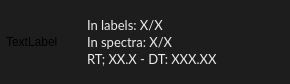
<?xml version="1.0" encoding="UTF-8"?>
<ui version="4.0">
 <class>ConsensusPeakTile</class>
 <widget class="QWidget" name="ConsensusPeakTile">
  <property name="geometry">
   <rect>
    <x>0</x>
    <y>0</y>
    <width>290</width>
    <height>84</height>
   </rect>
  </property>
  <property name="minimumSize">
   <size>
    <width>290</width>
    <height>72</height>
   </size>
  </property>
  <property name="maximumSize">
   <size>
    <width>290</width>
    <height>84</height>
   </size>
  </property>
  <property name="cursor">
   <cursorShape>PointingHandCursor</cursorShape>
  </property>
  <property name="windowTitle">
   <string>Form</string>
  </property>
  <property name="styleSheet">
   <string notr="true">#ConsensusPeakTile  {
	background-color: #1d1d1d;
	border: 1px solid #1d1d1d;
	border-radius: 5px;
}

#ConsensusPeakTile:hover {
	background-color: #555555;
	border: 1px solid #323232;
	border-radius: 5px;
}
</string>
  </property>
  <layout class="QHBoxLayout" name="horizontalLayout">
   <property name="spacing">
    <number>15</number>
   </property>
   <property name="leftMargin">
    <number>6</number>
   </property>
   <property name="topMargin">
    <number>6</number>
   </property>
   <property name="rightMargin">
    <number>6</number>
   </property>
   <property name="bottomMargin">
    <number>6</number>
   </property>
   <item>
    <widget class="QLabel" name="peak_window">
     <property name="minimumSize">
      <size>
       <width>60</width>
       <height>60</height>
      </size>
     </property>
     <property name="maximumSize">
      <size>
       <width>60</width>
       <height>60</height>
      </size>
     </property>
     <property name="text">
      <string>TextLabel</string>
     </property>
    </widget>
   </item>
   <item>
    <widget class="QWidget" name="text_container" native="true">
     <property name="minimumSize">
      <size>
       <width>0</width>
       <height>60</height>
      </size>
     </property>
     <property name="maximumSize">
      <size>
       <width>16777215</width>
       <height>60</height>
      </size>
     </property>
     <layout class="QVBoxLayout" name="verticalLayout_2">
      <property name="spacing">
       <number>3</number>
      </property>
      <property name="leftMargin">
       <number>6</number>
      </property>
      <property name="topMargin">
       <number>6</number>
      </property>
      <property name="rightMargin">
       <number>0</number>
      </property>
      <property name="bottomMargin">
       <number>6</number>
      </property>
      <item>
       <widget class="QLabel" name="label_count_label">
        <property name="font">
         <font>
          <family>Lato</family>
          <pointsize>10</pointsize>
          <fontweight>Light</fontweight>
         </font>
        </property>
        <property name="cursor">
         <cursorShape>PointingHandCursor</cursorShape>
        </property>
        <property name="styleSheet">
         <string notr="true">border: None;
color: #ebebeb;
background-color: transparent;</string>
        </property>
        <property name="text">
         <string>In labels: X/X</string>
        </property>
       </widget>
      </item>
      <item>
       <widget class="QLabel" name="spectra_count_label">
        <property name="font">
         <font>
          <family>Lato</family>
          <pointsize>10</pointsize>
          <fontweight>Light</fontweight>
         </font>
        </property>
        <property name="cursor">
         <cursorShape>PointingHandCursor</cursorShape>
        </property>
        <property name="styleSheet">
         <string notr="true">border: None;
color: #ebebeb;
background-color: transparent;</string>
        </property>
        <property name="text">
         <string>In spectra: X/X</string>
        </property>
       </widget>
      </item>
      <item>
       <widget class="QLabel" name="position_label">
        <property name="font">
         <font>
          <family>Lato</family>
          <pointsize>10</pointsize>
          <fontweight>Light</fontweight>
         </font>
        </property>
        <property name="cursor">
         <cursorShape>PointingHandCursor</cursorShape>
        </property>
        <property name="styleSheet">
         <string notr="true">border: None;
color: #ebebeb;
background-color: transparent;</string>
        </property>
        <property name="text">
         <string>RT; XX.X - DT: XXX.XX</string>
        </property>
       </widget>
      </item>
     </layout>
    </widget>
   </item>
  </layout>
 </widget>
 <resources/>
 <connections/>
</ui>
